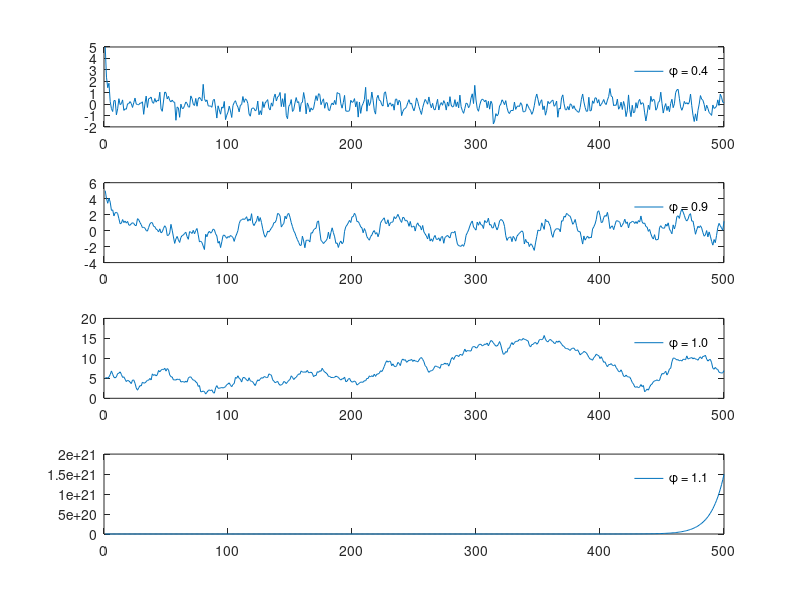

Here is the MATLAB script that generated this plot:
%In class example
mu0 = 5;
sig2 = 0.25;
phi = [0.4 0.9 1 1.1];
n = 500;
chain1 = mu0; chain2 = mu0;
chain3 = mu0; chain4 = mu0;

for i = 1:(n-1)
    chain1(i+1) = phi(1)*chain1(i)+sqrt(sig2)*randn;
    chain2(i+1) = phi(2)*chain2(i)+sqrt(sig2)*randn;
    chain3(i+1) = phi(3)*chain3(i)+sqrt(sig2)*randn;
    chain4(i+1) = phi(4)*chain4(i)+sqrt(sig2)*randn;
end

figure(1); clf;
subplot(411); plot(chain1); legend('\phi = 0.4'); legend('boxoff');
subplot(412); plot(chain2); legend('\phi = 0.9'); legend('boxoff');
subplot(413); plot(chain3); legend('\phi = 1.0'); legend('boxoff');
subplot(414); plot(chain4); legend('\phi = 1.1'); legend('boxoff');